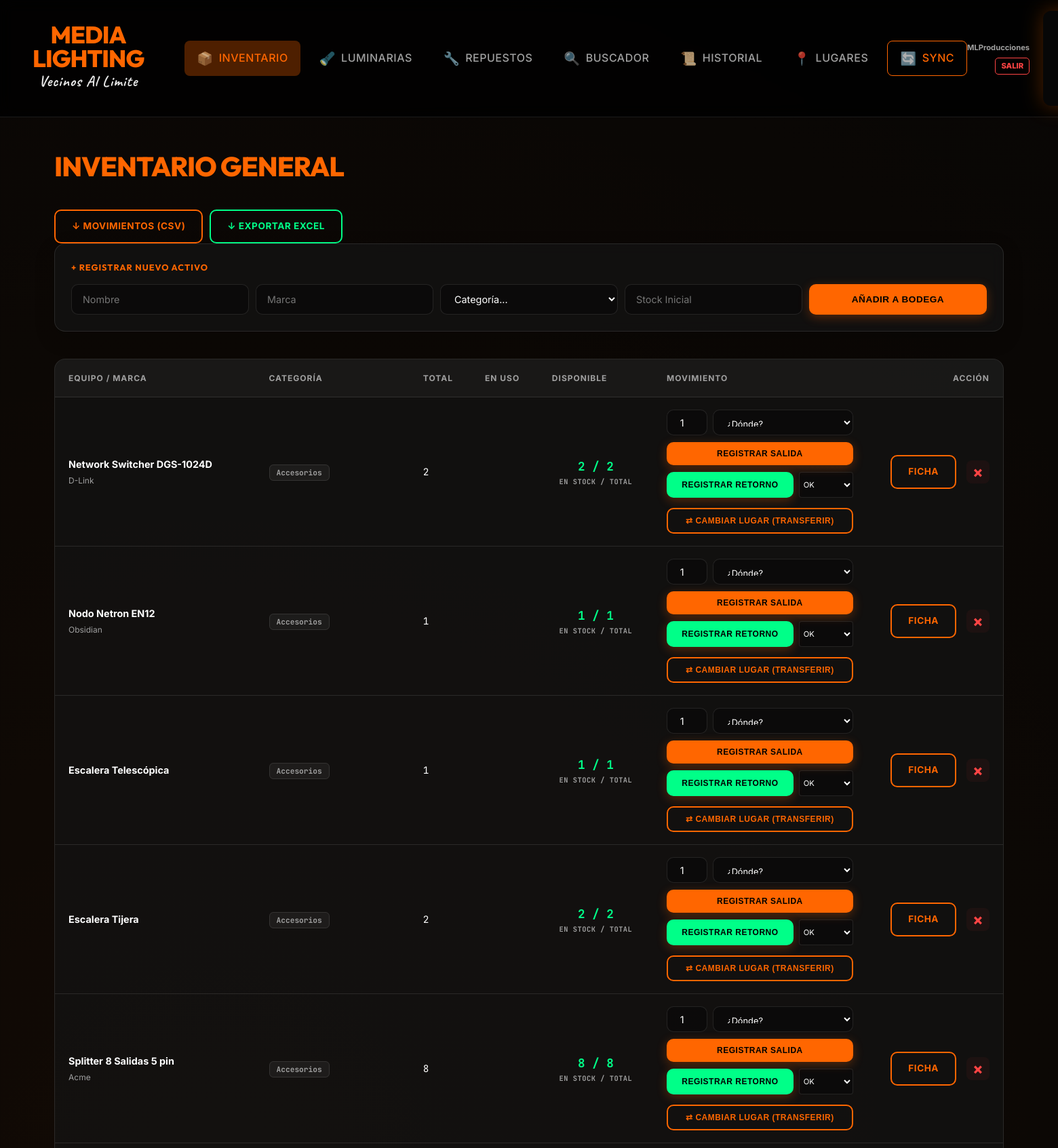
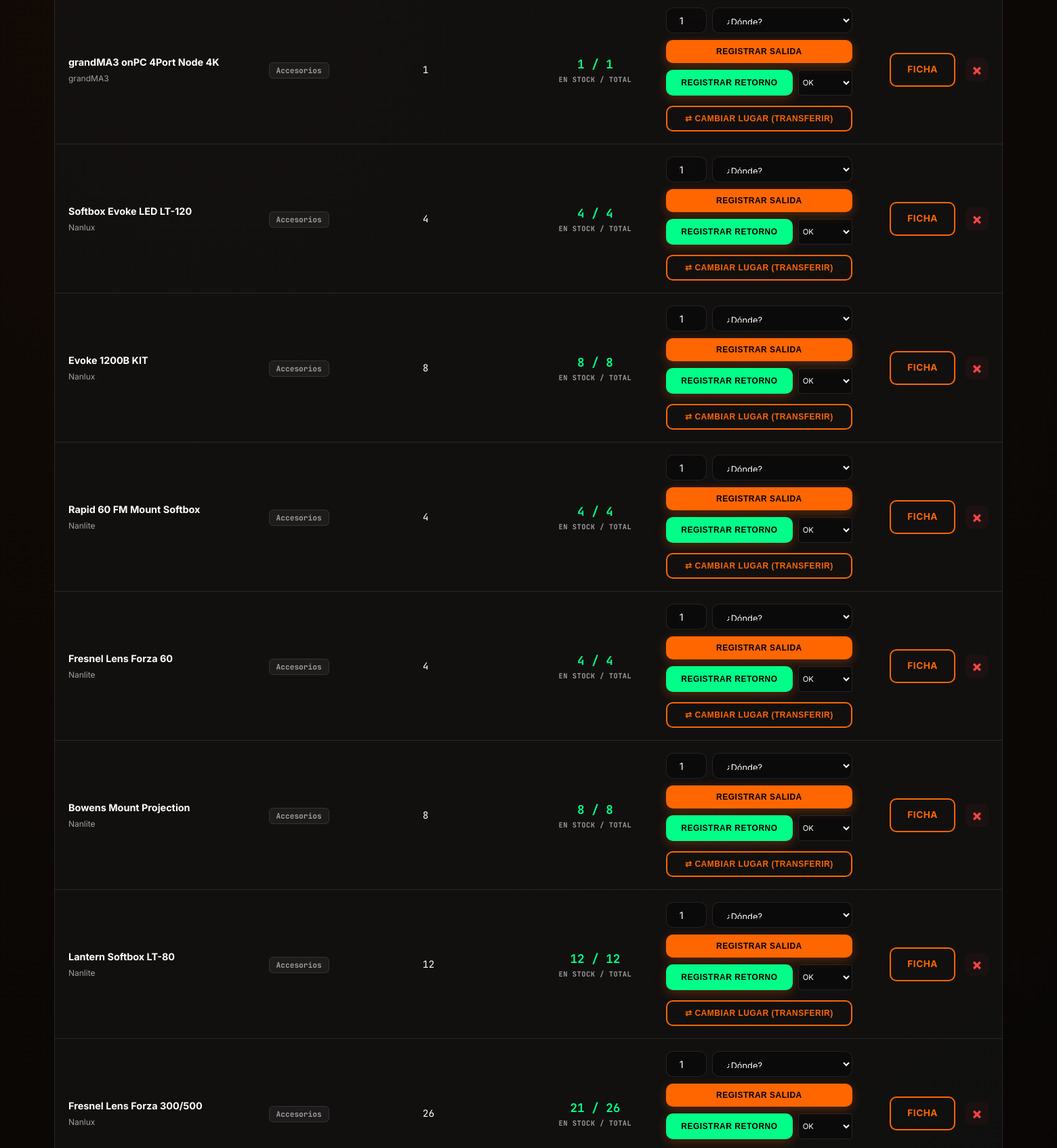
The app's page /inventario (signed in, upper part) with its own data (2 pictures, top to bottom).
### app.py (models this page shows, shortened)
class Equipo(db.Model):
    id = db.Column(db.Integer, primary_key=True)
    nombre = db.Column(db.String(100), nullable=False)
    categoria = db.Column(db.String(50), nullable=False)
    marca = db.Column(db.String(50))
    cantidad_total = db.Column(db.Integer, default=1)
    cantidad_en_uso = db.Column(db.Integer, default=0)
    fecha_ingreso = db.Column(db.String(10))
    observaciones = db.Column(db.Text, default="")
    danado = db.Column(db.Boolean, default=False) # Nuevo: Indicar si el equipo está dañado
    manual_filename = db.Column(db.String(200))
    gestion_individual = db.Column(db.Boolean, default=False) # True para equipos que se gestionan individualmente (ej: Luminarias)
    movimientos = db.relationship('Historial', backref='equipo', cascade="all, delete-orphan")
    documentos = db.relationship('Documento', backref='equipo', cascade="all, delete-orphan")
    stocks_por_lugar = db.relationship('StockLugar', backref='equipo', cascade="all, delete-orphan")
    @property
    def total_real(self):
        if self.gestion_individual and self.equipos_individuales:
            return len(self.equipos_individuales)
        return self.cantidad_total or 0
        if self.gestion_individual and self.equipos_individuales:
            return sum(1 for ind in self.equipos_individuales if ind.en_uso)
        return self.cantidad_en_uso or 0
    @property
    def total_asignado(self):
        if not self.stocks_por_lugar:
            return 0
        return sum((s.cantidad or 0) for s in self.stocks_por_lugar)
    @property
    def cantidad_disponible(self):
        return self.total_real - self.uso_real - self.total_asignado
    compatibles = db.relationship(
        'Equipo',
        secondary='compatibilidad',
        primaryjoin='Equipo.id==compatibilidad.c.equipo_id',
        secondaryjoin='Equipo.id==compatibilidad.c.compatible_id',
        backref='es_compatible_con'
    )

### app.py (the view)
@app.route('/inventario')
@login_required
def index():
    equipos = Equipo.query.filter(Equipo.categoria != 'Luminarias').order_by(Equipo.id.desc()).all()
    lugares = Lugar.query.order_by(Lugar.nombre).all()
    ubicaciones = [l.nombre for l in lugares]
    return render_template('index.html', equipos=equipos, categorias=CATEGORIAS, ubicaciones=ubicaciones)

### app.py (called while the page is built)
def login_required(f):
    @wraps(f)
    def decorated_function(*args, **kwargs):
        if 'user_id' not in session:
            flash("Por favor, inicia sesión para acceder.", "warning")
            return redirect(url_for('login'))
        return f(*args, **kwargs)
    return decorated_function

### templates/index.html (shortened to what this page needs)
{% extends "base.html" %}
{% block content %}
<div class="header-actions">
    <h1>INVENTARIO GENERAL</h1>
    <div style="display:flex; gap:10px;">
        <a href="/exportar_movimientos" class="btn-outline" style="color:var(--orange); border-color:var(--orange);">↓
            MOVIMIENTOS (CSV)</a>
        <a href="/exportar" class="btn-outline" style="color:var(--green); border-color:var(--green);">↓ EXPORTAR
            EXCEL</a>
    </div>
</div>
<div class="form-box" style="margin-bottom: 40px;">
    <h3 style="margin:0 0 15px 0; color:var(--orange); font-size: 0.8rem; letter-spacing:1px;">+ REGISTRAR NUEVO ACTIVO
    </h3>
    <form action="/add" method="POST"
        style="display: grid; grid-template-columns: repeat(auto-fit, minmax(150px, 1fr)); gap: 10px;">
        <input type="text" name="nom" placeholder="Nombre" required>
        <input type="text" name="mar" placeholder="Marca">
        <select name="cat" required>
            <option value="" disabled selected>Categoría...</option>
        </select>
        <input type="number" name="can" placeholder="Stock Inicial" required min="1">
        <button type="submit" class="btn-main">AÑADIR A BODEGA</button>
    </form>
</div>
<div class="table-container">
    <table>
        <thead>
            <tr>
                <th>EQUIPO / MARCA</th>
                <th>CATEGORÍA</th>
                <th>TOTAL</th>
                <th>EN USO</th>
                <th>DISPONIBLE</th>
                <th>MOVIMIENTO</th>
                <th style="text-align: right;">ACCIÓN</th>
            </tr>
        </thead>
        <tbody>
            {% for e in equipos %}
            {% if e.categoria == 'Luminarias' %}
            <tr style="{{ 'background:rgba(215, 0, 0, 0.1);' if e.cantidad_total == e.cantidad_en_uso }}">
                <td data-label="Equipo">
                    <span style="display:block; font-weight:700;">{{ e.nombre }}</span>
                    <small style="color:var(--text-dim)">{{ e.marca }}</small>
                </td>
                <td data-label="Categoría"><span class="badge" style="background: var(--orange); color: #000;">{{
                        e.categoria }}</span></td>
                <td data-label="Total" style="font-family: 'JetBrains Mono';">{{ e.total_real }}</td>
                <td data-label="En Uso" style="color:var(--orange); font-family: 'JetBrains Mono'; font-weight:bold;">{{
                    e.uso_real }}</td>
                <td data-label="Disponible"
                    style="font-family: 'JetBrains Mono'; font-weight: bold; color: {{ '#00ff88' if e.cantidad_disponible > 0 else '#ff4444' }}">
                    {{ e.cantidad_disponible }}
                </td>
                <td data-label="Movimiento" style="text-align: center;">
                    <a href="/equipo/{{ e.id }}/individuales" class="btn-outline" style="font-size: 0.8rem;">
                        IR A GESTIÓN
                    </a>
                </td>
                <td style="text-align: right;">
                    <div class="actions-list">
                        <a href="/equipo/{{ e.id }}?next=/" class="btn-outline">FICHA</a>
                    </div>
                </td>
            </tr>
            {% else %}
            {% set disp = e.cantidad_disponible %}
            {% set stock_disponible = e.total_real - e.total_asignado %}
            <tr
                style="{{ 'background:rgba(215, 0, 0, 0.1);' if e.danado else ('opacity:0.6; background:rgba(255,0,0,0.05);' if disp == 0) }}">
                <td data-label="Equipo">
                    <span style="display:block; font-weight:700;">
                        {{ e.nombre }}
                    </span>
                    <small style="color:var(--text-dim)">{{ e.marca }}</small>
                </td>
                <td data-label="Categoría"><span class="badge">{{ e.categoria }}</span></td>
                <td data-label="Total" style="font-family: 'JetBrains Mono';">{{ e.total_real }}</td>
                <td data-label="En Uso" style="color:var(--orange); font-family: 'JetBrains Mono'; font-weight:bold;">{{
                    e.uso_real }}</td>
                <td data-label="Disponible"
                    style="font-family: 'JetBrains Mono'; font-weight: bold; color: {{ '#00ff88' if stock_disponible > 0 else '#ff4444' }}">
                    <div style="display: flex; flex-direction: column; align-items: center;">
                        <span style="font-size: 1.1rem; color: #00ff88;">{{ stock_disponible }} / {{ e.total_real
                            }}</span>
                        <small
                            style="color: var(--text-dim); font-size: 0.65rem; font-weight: 700; letter-spacing: 0.5px;">EN
                            STOCK
                            / TOTAL</small>
                    </div>
                </td>
                <td data-label="Movimiento">
                    <form method="POST" style="display:flex; flex-direction: column; gap:10px; min-width: 220px;">
                        <div style="display:flex; gap:8px;">
                            <input type="number" name="cant_lote" value="1" min="1" title="Cantidad"
                                style="width:60px; text-align: center; height: 38px;" required>
                            <select name="donde" style="flex:1; height: 38px; font-size:0.8rem;" required
                                autocomplete="off">
                                <option value="" disabled selected>¿Dónde?</option>
                            </select>
                        </div>
                        <div style="display:flex; flex-direction: column; gap:10px;">
                            <button type="submit" formaction="/movimiento/{{ e.id }}/prestar" class="btn-main"
                                {{ 'disabled' if disp==0 }}
                                style="padding: 10px; font-size: 0.75rem; {{ 'filter:grayscale(1); opacity:0.5;' if disp == 0 }}">
                                REGISTRAR SALIDA
                            </button>
                            <div style="display:grid; grid-template-columns: 1fr 80px; gap: 8px;">
                                <button type="submit" formaction="/movimiento/{{ e.id }}/devolver" class="btn-main"
                                    style="background:var(--green); padding: 10px; font-size: 0.75rem;" {{ 'disabled' if
                                    e.cantidad_en_uso==0 }}>
                                    REGISTRAR RETORNO
                                </button>
                                <select name="estado_retorno"
                                    style="padding: 2px; font-size: 0.7rem; height: 38px; border-radius: 4px;">
                                    <option value="Buen Estado">OK</option>
                                </select>
                            </div>
                            <button type="submit" formaction="/movimiento/{{ e.id }}/transferir" class="btn-outline"
                                style="color:var(--orange); border-color:var(--orange); padding: 10px; font-size: 0.75rem; margin-top: 5px;"
                                {{ 'disabled' if e.cantidad_en_uso==0 }}>
                                ⇄ CAMBIAR LUGAR (TRANSFERIR)
                            </button>
                        </div>
                    </form>
                </td>
                <td style="text-align: right;">
                    <div class="actions-list">
                        <a href="/equipo/{{ e.id }}?next=/" class="btn-outline">FICHA</a>
                        <a href="/delete/{{ e.id }}" onclick="return confirm('¿Eliminar equipo?')" class="btn-delete"
                            title="Eliminar">&times;</a>
                    </div>
                </td>
            </tr>
            {% endif %}
            {% endfor %}
        </tbody>
    </table>
</div>
{% endblock %}

### static/style.css (style rules this page uses)
:root { --orange: #ff6600; --orange-glow: rgba(255, 102, 0, 0.3); --dark-bg: #050505; --card-bg: rgba(20, 20, 20, 0.7); --nav-bg: rgba(0, 0, 0, 0.8); --border: rgba(255, 255, 255, 0.1); --border-hover: rgba(255, 255, 255, 0.2); --text-main: #ffffff; --text-dim: #a0a0a0; --green: #00ff88; --red: #ff4444; --glass: blur(10px); }
.actions-list { display: flex; justify-content: flex-end; align-items: center; gap: 15px; }
.btn-delete { color: var(--red); text-decoration: none; font-size: 1.4rem; font-weight: 800; line-height: 1; width: 32px; height: 32px; display: flex; align-items: center; justify-content: center; border-radius: 8px; transition: all 0.2s ease; background: rgba(255, 68, 68, 0.05); border: 1px solid transparent; }
body { font-family: 'Inter', sans-serif; background-color: var(--dark-bg); background-image: radial-gradient(circle at 20% 20%, rgba(255, 102, 0, 0.05) 0%, transparent 40%), radial-gradient(circle at 80% 80%, rgba(255, 102, 0, 0.05) 0%, transparent 40%); color: var(--text-main); margin: 0; line-height: 1.6; overflow-x: hidden; animation: fadeInPage 0.5s ease-out; }
.card, .form-box { background: var(--card-bg); backdrop-filter: var(--glass); -webkit-backdrop-filter: var(--glass); border: 1px solid var(--border); border-radius: 16px; padding: 24px; box-shadow: 0 10px 30px rgba(0, 0, 0, 0.2); transition: border-color 0.3s ease; }
.table-container, .form-box, .card { backface-visibility: hidden; -webkit-backface-visibility: hidden; transform: translateZ(0); }
h1, h2, h3 { font-family: 'Outfit', sans-serif; margin-top: 0; }
h1 { color: var(--orange); font-size: 2.5rem; font-weight: 800; margin-bottom: 2rem; letter-spacing: -1px; }
.table-container { border-radius: 16px; overflow: hidden; border: 1px solid var(--border); background: var(--card-bg); margin-top: 20px; }
table { width: 100%; border-collapse: collapse; }
th { background: rgba(255, 255, 255, 0.03); color: var(--text-dim); padding: 18px 20px; text-align: left; font-size: 0.75rem; font-weight: 700; text-transform: uppercase; letter-spacing: 1px; border-bottom: 1px solid var(--border); }
td { padding: 18px 20px; border-bottom: 1px solid var(--border); font-size: 0.9rem; color: var(--text-main); }
.btn-main, .btn-outline { display: inline-flex; align-items: center; justify-content: center; padding: 12px 24px; border-radius: 10px; font-weight: 700; font-size: 0.85rem; text-transform: uppercase; letter-spacing: 0.5px; cursor: pointer; transition: all 0.3s cubic-bezier(0.4, 0, 0.2, 1); text-decoration: none; border: none; }
.btn-main { background: var(--orange); color: #000; box-shadow: 0 4px 15px var(--orange-glow); }
.btn-outline { background: transparent; color: var(--orange); border: 2px solid var(--orange); }
input, textarea, select { background: rgba(0, 0, 0, 0.3); border: 1px solid var(--border); color: white; padding: 12px 16px; border-radius: 10px; font-family: inherit; font-size: 0.9rem; transition: all 0.3s ease; width: 100%; box-sizing: border-box; }
select option { background: #1a1a1a; color: white; }
.badge { padding: 4px 10px; border-radius: 6px; font-size: 0.7rem; font-weight: 700; font-family: 'JetBrains Mono', monospace; background: rgba(255, 255, 255, 0.05); color: var(--text-dim); border: 1px solid var(--border); }

### records on screen
Equipo: nombre "Network Switcher DGS-1024D", marca "D-Link", categoria "Accesorios", total_real "2", cantidad_total "2"
Equipo: nombre "Nodo Netron EN12", marca "Obsidian", categoria "Accesorios", total_real "1", cantidad_total "1"
Equipo: nombre "Escalera Telescópica", categoria "Accesorios", total_real "1", cantidad_total "1"
Equipo: nombre "Escalera Tijera", categoria "Accesorios", total_real "2", cantidad_total "2"
Equipo: nombre "Splitter 8 Salidas 5 pin", marca "Acme", categoria "Accesorios", total_real "8", cantidad_total "8"
Equipo: nombre "grandMA3 onPC 4Port Node 4K", marca "grandMA3", categoria "Accesorios", total_real "1", cantidad_total "1"
Equipo: nombre "Softbox Evoke LED LT-120", marca "Nanlux", categoria "Accesorios", total_real "4", cantidad_total "4"
Equipo: nombre "Evoke 1200B KIT", marca "Nanlux", categoria "Accesorios", total_real "8", cantidad_total "8"
Equipo: nombre "Rapid 60 FM Mount Softbox", marca "Nanlite", categoria "Accesorios", total_real "4", cantidad_total "4"
Equipo: nombre "Fresnel Lens Forza 60", marca "Nanlite", categoria "Accesorios", total_real "4", cantidad_total "4"
Equipo: nombre "Bowens Mount Projection", marca "Nanlite", categoria "Accesorios", total_real "8", cantidad_total "8"
Equipo: nombre "Lantern Softbox LT-80", marca "Nanlite", categoria "Accesorios", total_real "12", cantidad_total "12"
Equipo: nombre "Fresnel Lens Forza 300/500", marca "Nanlux", categoria "Accesorios", total_real "26", stock_disponible "21"

### other values on screen
{{ session['username'] }} "MLProducciones"
